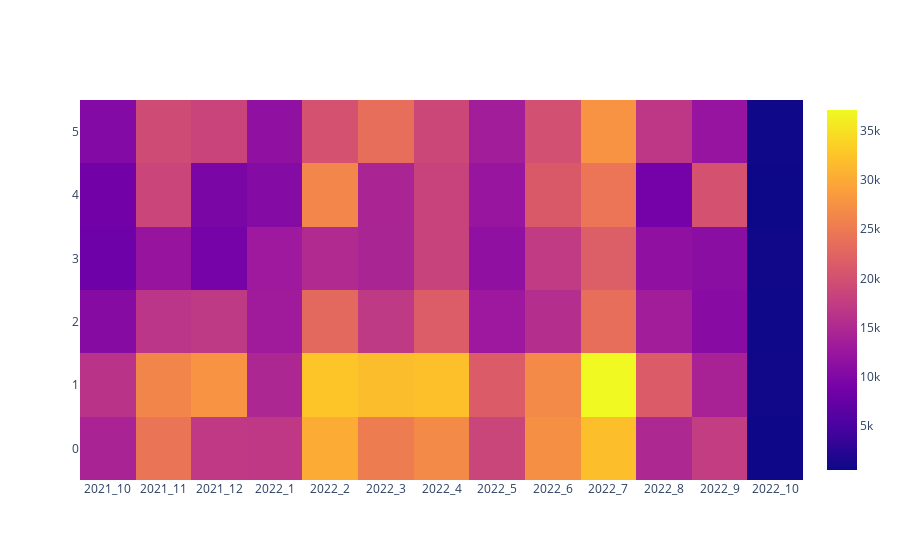

This figure's notebook cell:
### Code cell
import plotly.graph_objects as go

fig = go.Figure(data=go.Heatmap(
                   x=freq_month["date"],
                   y=freq_month["topic"],
                   z=freq_month["freq"],
                   hoverongaps = True))
fig.show()
